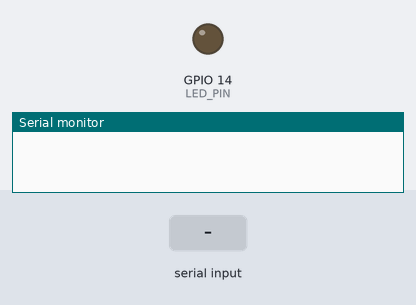
This program was run on a simulated ESP8266 (Wemos D1 mini). Parts: output pins drawn as LEDs (lit = HIGH), the last lines printed to the serial monitor. Dashed ring = blinking. Inputs (shaded band) come from the test bench.

Above: at 1.2 s.
1.3 s: "L" received over Serial
At 1.45 s:
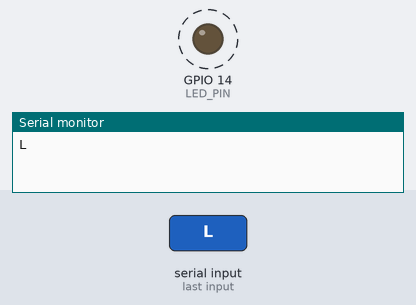
3.7 s: "Q" received over Serial
At 4.4 s:
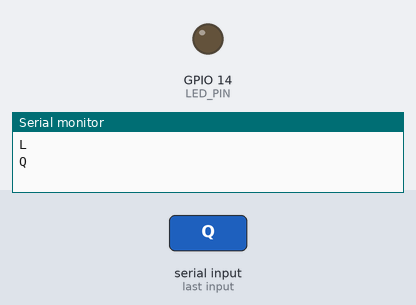
Timing chart, 0 to 6.7 s (numbered marks = the images above; inputs shaded):
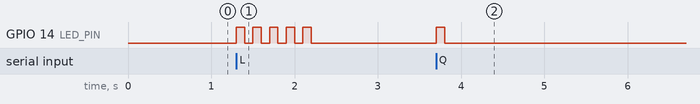

Measured:
- after the input at 1.3 s, GPIO 14 (LED_PIN): alternates HIGH for 0.10 s and LOW for 0.10 s, 10 changes in all, then stays LOW, starting at once
- after the input at 3.7 s, GPIO 14 (LED_PIN): LOW → HIGH at once, → LOW 0.10 s later

The program:

main.cpp
```cpp
#include <Arduino.h>

#define LED_PIN 14

char c = '\0'; // Initialize with a null character

void read()
{
  if (Serial.available() > 0)
  {
    c = Serial.read();
    Serial.println(c);
  }
}

void quick_blink()
{
  digitalWrite(LED_PIN, HIGH);
  delay(100);
  digitalWrite(LED_PIN, LOW);
}

void long_blink()
{
  for (int i = 0; i < 5; i++)
  {
    digitalWrite(LED_PIN, HIGH);
    delay(100);
    digitalWrite(LED_PIN, LOW);
    delay(100);
  }
}

void setup() {
  Serial.begin(115200);
  pinMode(LED_PIN, OUTPUT);
  digitalWrite(LED_PIN, LOW);
}

void loop() {
  read();

  if (c == 'Q')
  {
    quick_blink();
    c = '\0'; // Reset the command character
  }

  if (c == 'L')
  {
    long_blink();
    c = '\0'; // Reset the command character
  }
}
```

debounce.cpp
```cpp
#include "debounce.h"

static unsigned long lastPressTime = 0;

bool debounceButton(int pin, unsigned long delay_ms) {
    unsigned long now = millis();
    if (digitalRead(pin) == LOW) {
        if (now - lastPressTime > delay_ms) {
            lastPressTime = now;
            return true;
        }
    }
    return false;
}
```

debounce.h
```cpp
#ifndef DEBOUNCE_H
#define DEBOUNCE_H

#include <Arduino.h>

bool debounceButton(int pin, unsigned long delay_ms);

#endif
```
